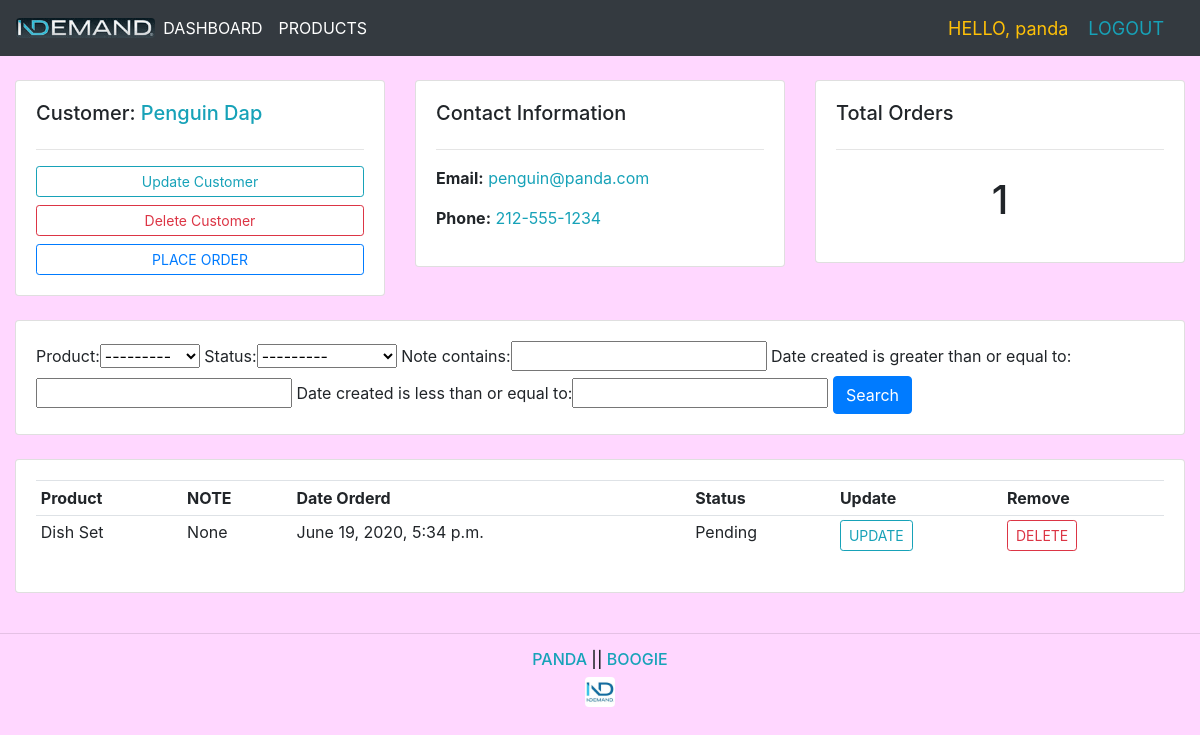
The page /customer/3/ (signed in) on the database its author committed.
### accounts/models.py (models this page shows, shortened)
class Customer(models.Model):
    user = models.OneToOneField(User, null=True, blank=True, on_delete=models.CASCADE)
    name = models.CharField(max_length=200, null=True)
    phone = models.CharField(max_length=200, null=True)
    email = models.CharField(max_length=200, null=True)
    profile_pic = models.ImageField(default='logo2.png', null=True, blank=True)
    date_created = models.DateTimeField(auto_now_add=True, null=True)

class Order(models.Model):
    STATUS = (
        ('Pending', 'Pending'),
        ('Out for delivery', 'Out for delivery'),
        ('Delivered', 'Delivered'),
    )
    customer = models.ForeignKey(Customer, null=True, on_delete=models.SET_NULL)
    product = models.ForeignKey(Product, null=True, on_delete=models.SET_NULL)
    date_created = models.DateTimeField(auto_now_add=True, null=True)
    status = models.CharField(max_length=200, null=True, choices=STATUS)
    note = models.CharField(max_length=1000, null=True)

class Product(models.Model):
    CATEGORY = (
        ('Indoor', 'Indoor'),
        ('Out Door', 'Out Door'),
    )
    name = models.CharField(max_length=200, null=True)
    price = models.FloatField(null=True)
    category = models.CharField(max_length=200, null=True, choices=CATEGORY)
    description = models.CharField(max_length=200, null=True, blank=True)
    date_created = models.DateTimeField(auto_now_add=True, null=True)
    tags = models.ManyToManyField(Tag)
    def __str__(self):
        return self.name

### accounts/decorators.py (the view)
        def wrapper_func(request, *args, **kwargs):
            group = None
            if request.user.groups.exists():
                group = request.user.groups.all()[0].name
            if group in allowed_roles:
                return view_func(request, *args, **kwargs)
            else:
                return HttpResponse('You are not authorized to view this page.')

### accounts/views.py (called while the page is built)
@login_required(login_url='login')
@allowed_users(allowed_roles=['admin'])
def customer(request, pk):
    customer = Customer.objects.get(id=pk)
    orders = customer.order_set.all()
    orders_count = orders.count()
    myFilter = OrderFilter(request.GET, queryset=orders)
    orders = myFilter.qs
    context = {
        'customer': customer,
        'orders': orders,
        'orders_count': orders_count,
        'myFilter': myFilter
    }
    return render(request, 'accounts/customer.html', context)

### accounts/templates/accounts/customer.html
{% extends 'accounts/main.html' %}
{% block content %}
<br/>
<div class="row">
	<div class="col-md">
		<div class="card card-body">
			<h5>Customer: <span class="text-info">{{ customer.name }}</span></h5>
			<hr>
			<a class="btn btn-outline-info  btn-sm btn-block" href="">Update Customer</a>
			<a class="btn btn-outline-danger  btn-sm btn-block" href="">Delete Customer</a>
			<a class="btn btn-outline-primary  btn-sm btn-block" href="{% url 'create_order' customer.id %}">PLACE ORDER</a>
		</div>
	</div>
	<div class="col-md">
		<div class="card card-body">
			<h5>Contact Information</h5>
			<hr>
			<p><b>Email:</b> <span class="text-info">{{ customer.email }}</span></p>
			<p><b>Phone:</b> <span class="text-info">{{ customer.phone }}</span></p>
		</div>
	</div>
	<div class="col-md">
		<div class="card card-body">
			<h5>Total Orders</h5>
			<hr>
			<h1 style="text-align: center;padding: 10px">{{ orders_count }}</h1>
		</div>
	</div>
</div>
<br>
<div class="row">
	<div class="col">
		<div class="card card-body">
			<form method="get">
				{{ myFilter.form }}
		    	<button class="btn btn-primary" type="submit">Search</button>
		  </form>
		</div>
	</div>
</div>
<br>
<div class="row">
	<div class="col-md">
		<div class="card card-body">
			<table class="table table-sm">
				<tr>
					<th>Product</th>
					<th>NOTE</th>
					<th>Date Orderd</th>
					<th>Status</th>
					<th>Update</th>
					<th>Remove</th>
				</tr>
				{% for order in orders %}
					<tr>
						<td>{{ order.product }}</td>
						<td>{{ order.note }}</td>
						<td>{{ order.date_created }}</td>
						<td>{{ order.status }}</td>
						<td><a href="{% url 'update_order' order.id %}" class="btn btn-outline-info btn-sm">UPDATE</a></td>
						<td><a href="{% url 'delete_order' order.id %}" class="btn btn-outline-danger btn-sm">DELETE</a></td>
					</tr>
				{% endfor %}
			</table>
		</div>
	</div>
</div>
{% endblock %}

### accounts/templates/accounts/navbar.html (shortened to what this page needs)
{% load static %}
<nav class="navbar navbar-expand-lg navbar-dark bg-dark">
  <img src="{% static 'images/logo4.png' %}" class="rounded" height=20>
  <div class="collapse navbar-collapse" id="navbarNav">
    <ul class="navbar-nav">
      {% if request.user.is_staff %}
        <li class="nav-item active">
          <a class="nav-link" href="{% url 'home' %}">DASHBOARD</a>
        </li>
        <li class="nav-item active">
          <a class="nav-link" href="{% url 'products' %}">PRODUCTS</a>
        </li>
      {% else %}
        <li class="nav-item active">
          <a class="nav-link" href="{% url 'account' %}">SETTINGS</a>
        </li>
      {% endif %}
    </ul>
  </div>
  <span class="text-warning nav-auth-items">HELLO, {{ request.user }}</span>
  <span class="nav-auth-items" ><a class="text-info" href="{% url 'logout' %}">LOGOUT</a></span>
</nav>

### static/css/main.css (style rules this page uses)
body { background-color: #FFD7FF; }
.nav-auth-items { font-size: 18px; margin-right: 20px; }

### rows shown on the page
Customer: name "Penguin Dap", email "penguin@panda.com", phone "212-555-1234"
Order: product "Dish Set", note "None", date_created "June 19, 2020, 5:34 p.m.", status "Pending"

### other values the page prints
{{ request.user }} "panda"
{{ orders_count }} "1"
